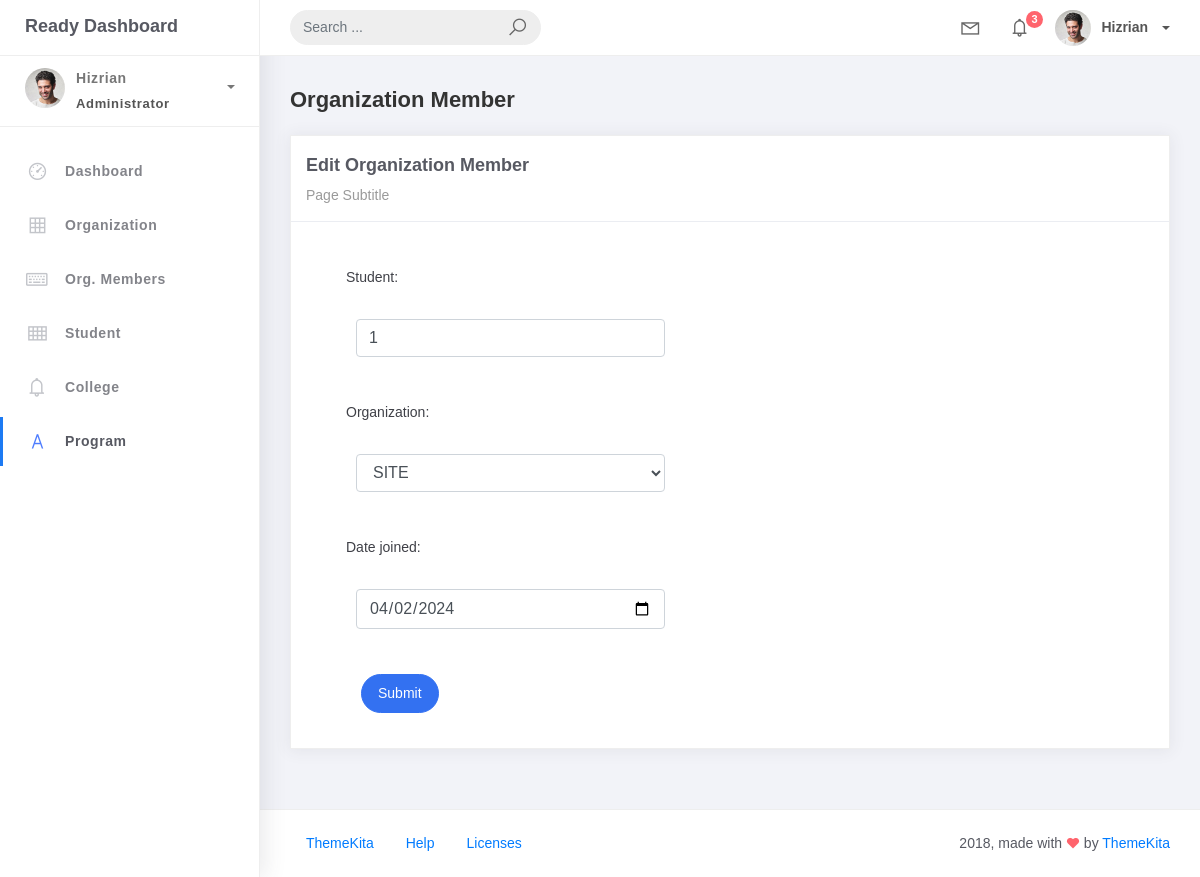
Screenshot of /orgMemeberList/1 with the database file from the repository.
### studentorg/models.py (models this page shows, shortened)
class BaseModel(models.Model):
    created_at = models.DateTimeField(auto_now_add=True, db_index=True)
    updated_at = models.DateTimeField(auto_now=True)
    class Meta:
        abstract = True

class OrgMember(BaseModel):
    student = models.ForeignKey(Student, on_delete=models.CASCADE)
    organization = models.ForeignKey(Organization, on_delete=models.CASCADE)
    date_joined = models.DateField()

### studentorg/views.py (the view)
# urls.py: path('orgMemeberList/<pk>', OrgMemberUpdateView.as_view(), name='orgMember-update'),
class OrgMemberUpdateView(UpdateView):
    model = OrgMember
    form_class = OrgMemberForm
    template_name = 'orgMember_edit.html'
    success_url = reverse_lazy('orgMember-list')

### studentorg/forms.py
class OrgMemberForm(ModelForm):
    class Meta:
        model = OrgMember
        fields = "__all__"
        widgets = {
            'student': TextInput(attrs={'class': 'form-control'}),
            'date_joined': DateInput(attrs={'type': 'date'}),
        }

### studentorg/models.py (called while the page is built)
    def __str__(self):
        return self.name

### templates/orgMember_edit.html
{% extends 'base.html' %} {% load static %} {% block content %}
<div class="content">
    <div class="container-fluid">
        <h4 class="page-title">Organization Member</h4>
        <div class="row">
            <div class="col-md-12">
                <div class="card">
                    <div class="card-header">
                        <div class="card-title">Edit Organization Member</div>
                        <div class="card-category">Page Subtitle</div>
                    </div>
                    <div class="col-md-6">
                        <div class="card-body">
                            <div class="card-body">
                                <form class="" action="" method="post" novalidate>
                                    {% csrf_token %} {% include 'includes/form.html' %}
                                    <div class="form-group">
                                        <div class="col-md-12 col-sm-3">
                                            <button type="submit" class="btn btn-primary btn-rounded">Submit</button>
                                        </div>
                                    </div>
                                </form>
                            </div>
                        </div>
                    </div>
                </div>
            </div>
        </div>
    </div>
</div>
{% endblock %}

### templates/includes/form.html (shortened to what this page needs)
{% load widget_tweaks %}
{% for field in form %}
    <div class="field item form-group">
        <label>{{field.label_tag}}</label>
        <div class="form-group">
            {% render_field field class="form-control" %}
        </div>
    </div>
{% endfor %}

### rows the page displays
OrgMember: student "1" "SITE" "04/02/2024"

### other values shown
{{ field.label_tag }} "Student:" "Organization:" "Date joined:"
